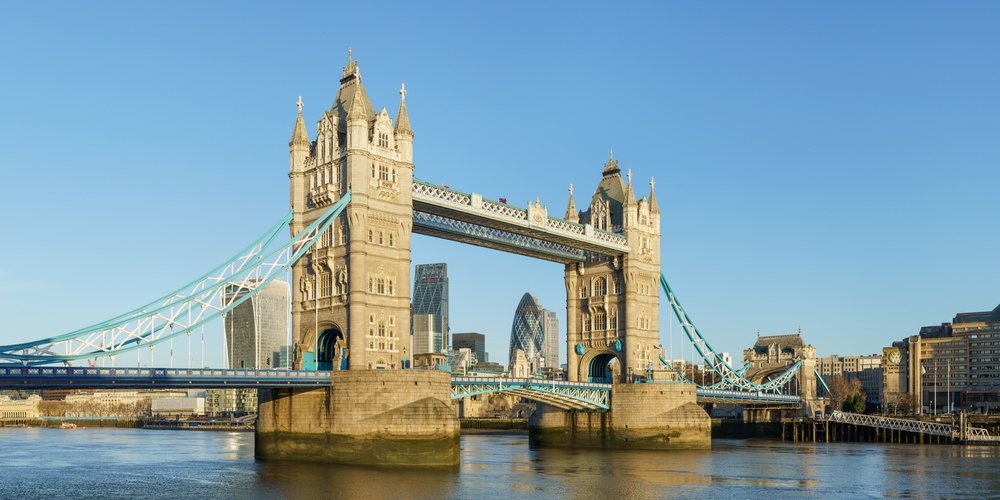
#> input picture Tower_Bridge_from_Shad_Thames.jpg, 1000 x 500 px, shrunk from 1600 x 800 before the run, found by its file name
$ python sift_feature.py
#> lines starting #> are read from the running program, lines starting #| are printed output that depends on the picture
import numpy as np
import matplotlib.pyplot as plt
import cv2

image_path = '/content/drive/MyDrive/Intellipaat/Computer_Vision/Data/Tower_Bridge_from_Shad_Thames.jpg'

image = cv2.imread(image_path, cv2.IMREAD_GRAYSCALE)
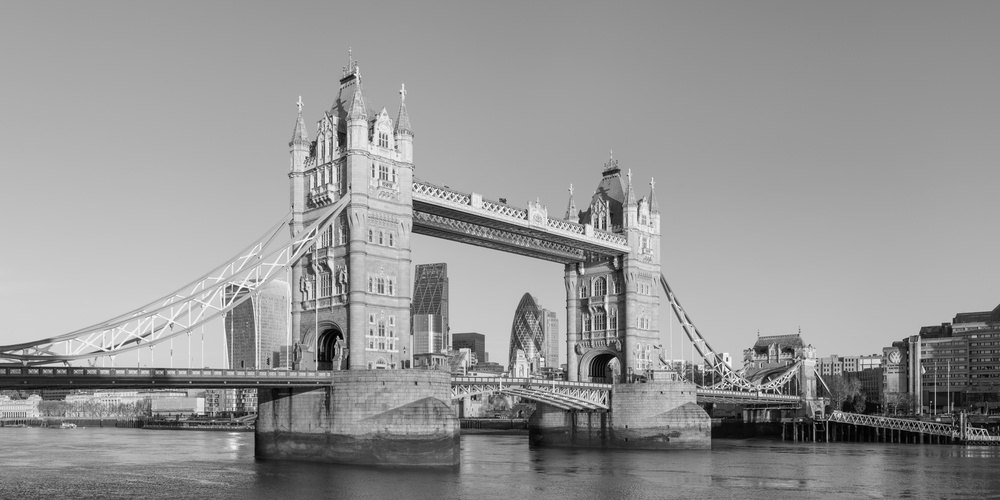
#> image: shape (500, 1000); min 0, max 255, mean 149

#initialize shift method to plot key points.
sift = cv2.SIFT_create()

#detect key points and descriptor

keyspoints, descriptors = sift.detectAndCompute(image, None)
#> keyspoints = 2407 keypoints; strongest (x, y, size): (725, 373, 2.1), (115, 346, 1.9), (727, 359, 1.9), (763, 391, 2.7)

image_with_keypoints = cv2.drawKeypoints(image, keyspoints, None)
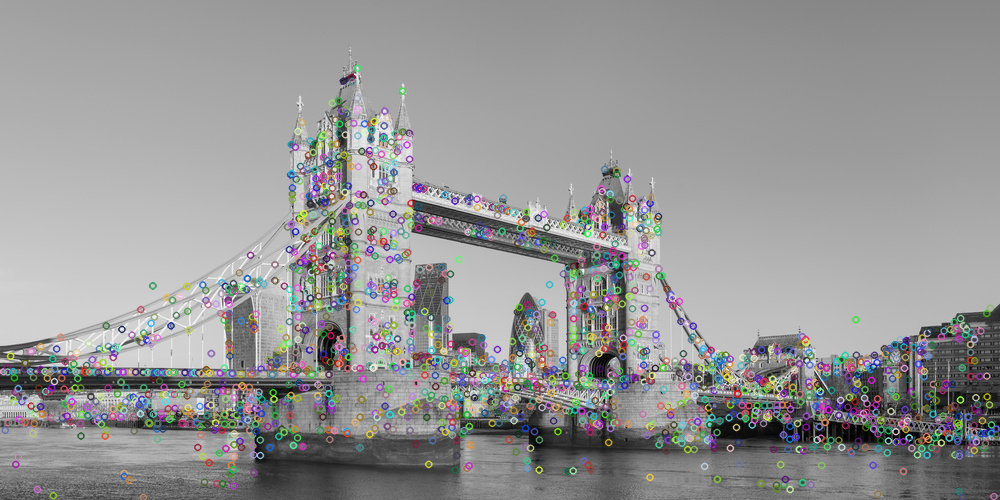
#> image_with_keypoints: shape (500, 1000, 3); mean of channels 0, 1, 2 149, 149, 149; drawn as B, G, R
#plot original images

plt.figure(figsize=(20, 10))
plt.subplot(1, 2, 1)
plt.imshow(cv2.cvtColor(image, cv2.COLOR_BGRA2RGBA))
plt.title('Original Image')
plt.axis('off')

plt.subplot(1, 2, 2)
plt.imshow(cv2.cvtColor(image_with_keypoints, cv2.COLOR_BGR2RGB))
plt.title('Image with shft kyes points')
plt.axis('off')

plt.show()
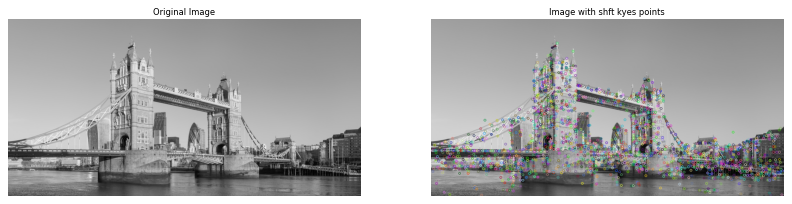
#> figure drawn by matplotlib, 2 panels

$ run again, with A-Sample-Chess-Board.jpg copied over Tower_Bridge_from_Shad_Thames.jpg
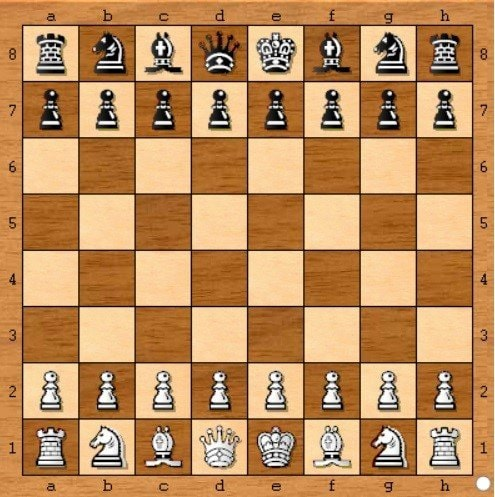
#> input picture A-Sample-Chess-Board.jpg, 495 x 497 px, found by its file name
#> `image = cv2.imread(image_path, cv2.IMREAD_GRAYSCALE)`:
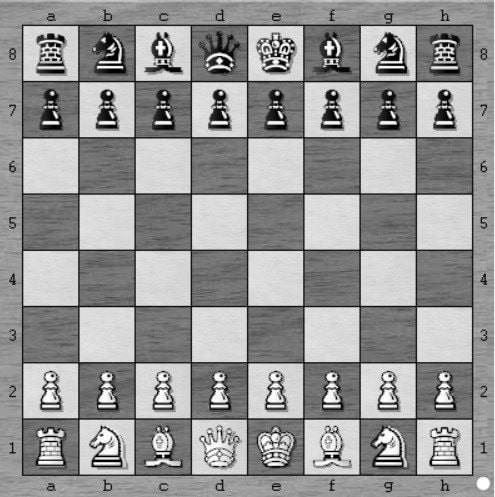
#> image: shape (497, 495); min 0, max 255, mean 149.9
#> keyspoints = 1714 keypoints; strongest (x, y, size): (277, 93, 2.6), (52, 93, 2.6), (390, 93, 2.6), (165, 93, 2.6)
#> `plt.show()`:
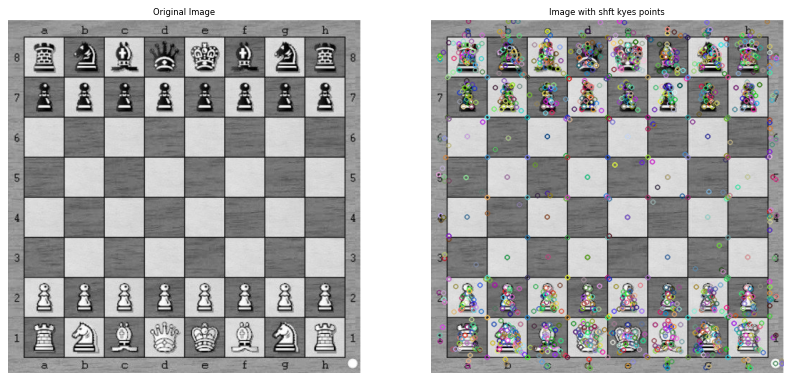
#> figure drawn by matplotlib, 2 panels
